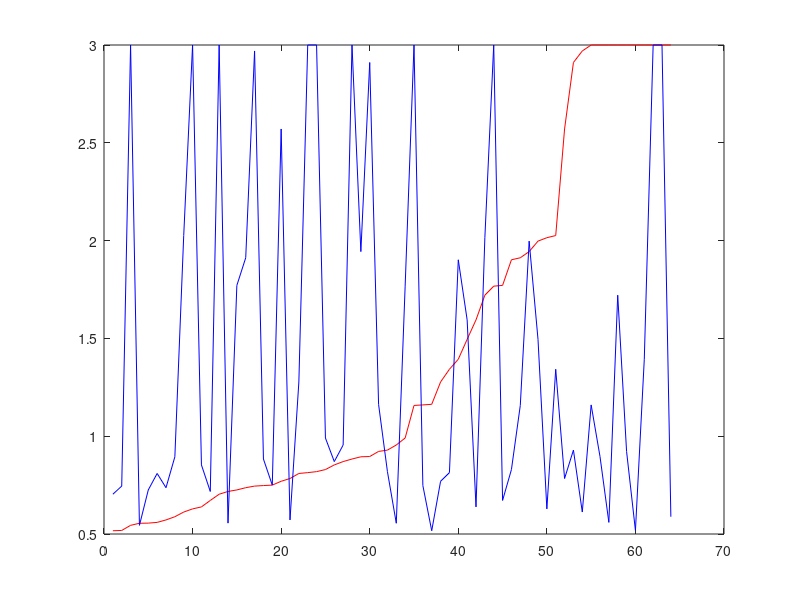

Write MATLAB code to recreate this figure.

for i=1:100 
    clear all;
        jitter1=random('exp',2,32,1);
        for i=1:length(jitter1)
            if jitter1(i)<0.5
                jitter1(i)=jitter1(i)+0.5;
            elseif jitter1(i)>3
                delta1(i)=jitter1(i)-3;
                jitter1(i)=jitter1(i)-delta1(i);
            end
        end

%         if round(max(jitter1))<=6
%             break;
%         end
%     end
%     
%     
        jitter2=random('exp',2,32,1);
        for i=1:length(jitter2)
            if jitter2(i)<0.5
                jitter2(i)=jitter2(i)+0.5;
            elseif jitter2(i)>3
                delta2(i)=jitter2(i)-3;
                jitter2(i)=jitter2(i)-delta2(i);
            end
        end
% 
%         if round(max(jitter2))<=6
%             break;
%         end
%     end
%     
   

    jitter(1:32,1)=(jitter1);
    jitter(33:64,1)=(jitter2);
 

   
meanjitter=mean(jitter)
if meanjitter<=1.8
    

% return



plot(sort(jitter),'r')
hold on
plot((jitter),'b')
break;
end

end
% % 
% 
% 
%  